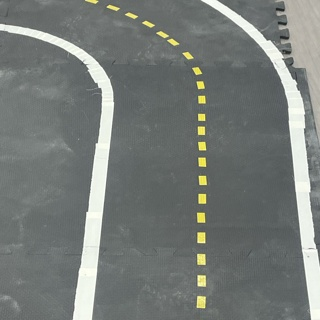
#> input picture MachineLearning/LaneDetection/team13_002.jpg, 320 x 320 px
$ python test_layers.py
#> lines starting #> are read from the running program, lines starting #| are printed output that depends on the picture; after the words box and inside, x2 and y2 are one past the last pixel; in counts of white or black regions, pixels touching at a corner belong together
import cv2
import numpy as np

def process_image(img, height, width):
    # HSV color ranges
    yellow_lower = np.array([15, 100, 100])
    yellow_upper = np.array([30, 255, 255])
    white_lower = np.array([0, 0, 200])
    white_upper = np.array([255, 30, 255])

    roi_top = 0.6
    roi_bottom = 1.0

    # Convert to HSV and create masks
    hsv = cv2.cvtColor(img, cv2.COLOR_BGR2HSV)
    yellow_mask = cv2.inRange(hsv, yellow_lower, yellow_upper)
    white_mask = cv2.inRange(hsv, white_lower, white_upper)

    # Combine masks
    combined = cv2.addWeighted(yellow_mask, 1.0, white_mask, 1.0, 0)

    # Mask for region of interest
    mask = np.zeros_like(combined)
    roi_vertices = np.array([[
        (0, int(height * roi_top)),
        (width, int(height * roi_top)),
        (width, height),
        (0, height)
    ]], dtype=np.int32)
    cv2.fillPoly(mask, roi_vertices, 255)

    # Apply ROI mask
    roi = cv2.bitwise_and(combined, mask)

    # Edge detection
    blurred = cv2.GaussianBlur(roi, (5,5), 0)
    edges = cv2.Canny(blurred, 50, 150)

    # Find contours
    contours, _ = cv2.findContours(roi, cv2.RETR_EXTERNAL, cv2.CHAIN_APPROX_SIMPLE)

    # Compute centroids
    centroid_points = []
    for contour in contours:
        M = cv2.moments(contour)
        if M["m00"] != 0:
            cx = int(M["m10"] / M["m00"])
            cy = int(M["m01"] / M["m00"])
            centroid_points.append((cx, cy))
            cv2.circle(img, (cx, cy), 5, (0, 255, 0), -1)

    cv2.imwrite('output_images/1_hsv.jpg', hsv)
    cv2.imwrite('output_images/2_yellow_mask.jpg', yellow_mask)
    cv2.imwrite('output_images/3_white_mask.jpg', white_mask)
    cv2.imwrite('output_images/4_combined.jpg', combined)
    cv2.imwrite('output_images/5_roi.jpg', roi)
    cv2.imwrite('output_images/6_blurred.jpg', blurred)
    cv2.imwrite('output_images/7_edges.jpg', edges)
    cv2.imwrite('output_images/8_centroids.jpg', img)

    return centroid_points

image = cv2.imread('team13_002.jpg')
#> image is the input picture: shape (320, 320, 3); mean B, G, R 120.1, 123.6, 118.6
height, width = image.shape[:2]
#> height = 320; width = 320
centroids = process_image(image, height, width)
#> in process_image, `hsv = cv2.cvtColor(img, cv2.COLOR_BGR2HSV)`: hsv: shape (320, 320, 3); mean H, S, V 77.8, 14.7, 123.8
#> in process_image, `yellow_mask = cv2.inRange(hsv, yellow_lower, yellow_upper)`:
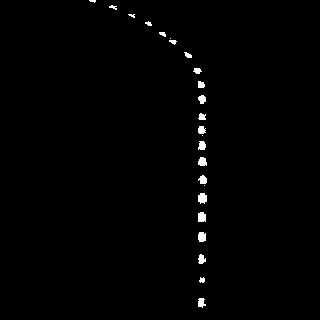
#> yellow_mask: shape (320, 320); 0.91% white; 24 white regions (5 under 20 px), largest, box (x1, y1, x2, y2) and area: (198, 193, 207, 204) 80, (198, 212, 206, 222) 73, (198, 232, 206, 242) 71
#> in process_image, `white_mask = cv2.inRange(hsv, white_lower, white_upper)`:
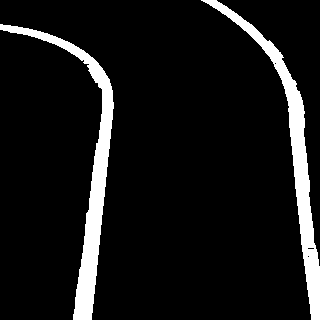
#> white_mask: shape (320, 320); 8.8% white; 2 white regions, box (x1, y1, x2, y2) and area: (0, 24, 114, 320) 4645, (201, 0, 320, 320) 4362
#> in process_image, `combined = cv2.addWeighted(yellow_mask, 1.0, white_mask, 1.0, 0)`:
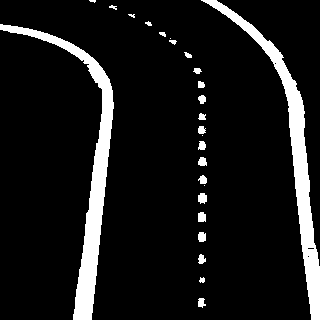
#> combined: shape (320, 320); 9.7% white; 26 white regions (5 under 20 px), largest, box (x1, y1, x2, y2) and area: (0, 24, 114, 320) 4645, (201, 0, 320, 320) 4362, (198, 193, 207, 204) 80
#> in process_image, `cv2.fillPoly(mask, roi_vertices, 255)`:
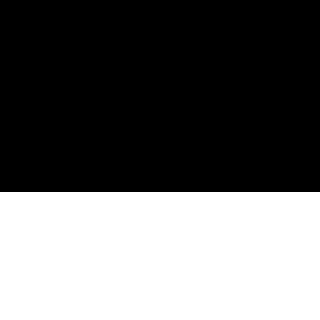
#> mask: shape (320, 320); 40% white; 1 white region, box (x1, y1, x2, y2) and area: (0, 192, 320, 320) 40960
#> in process_image, `roi = cv2.bitwise_and(combined, mask)`:
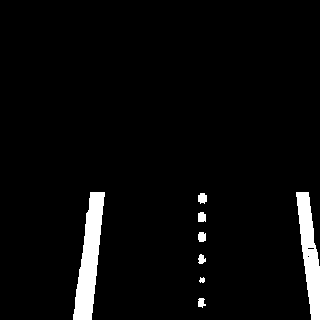
#> roi: shape (320, 320); 4.1% white; 8 white regions, largest, box (x1, y1, x2, y2) and area: (73, 192, 105, 320) 2159, (296, 192, 320, 320) 1657, (198, 193, 207, 204) 80
#> in process_image, `edges = cv2.Canny(blurred, 50, 150)`:
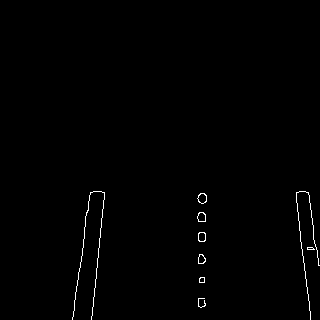
#> edges: shape (320, 320); 0.66% white in thin lines or dots, all inside (x1, y1, x2, y2) = (72, 191, 320, 320)
#> in process_image, `contours, _ = cv2.findContours(roi, cv2.RETR_EXTERNAL, cv2.CHAIN_APPRO..`: contours = 8 contours, 1 with area under 20; largest, box (x1, y1, x2, y2) and area: (73, 192, 105, 320) 2015, (296, 192, 320, 320) 1526, (198, 193, 207, 204) 63, (198, 212, 206, 222) 57, (198, 232, 206, 242) 56, (198, 298, 206, 308) 42, (198, 254, 206, 264) 42
#> the loop in process_image, `for contour in contours:` made 8 passes
#> (cx, cy) on passes 1 to 8: (200, 302), (201, 279), (201, 258), (201, 236), (201, 216), (202, 197), (309, 253), (89, 258)
#> after the loop in process_image, `for contour in contours:`:
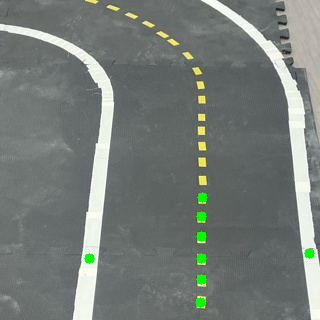
#> img: shape (320, 320, 3); 0.63% of pixels changed, all inside (x1, y1, x2, y2) = (84, 192, 315, 308)
#> after the loop in process_image, `for contour in contours:`: centroid_points = [(200, 302), (201, 279), (201, 258), (201, 236), (201, 216), (202, 197), (309, 253), (89, 258)]
#> centroids has the same summary as centroid_points in process_image

print("Centroids detected:", centroids)
#| Centroids detected: [(200, 302), (201, 279), (201, 258), (201, 236), (201, 216), (202, 197), (309, 253), (89, 258)]
print("All done WOOT")

$ run again, with MachineLearning/LaneDetection/team13_009.jpg copied over MachineLearning/LaneDetection/team13_002.jpg
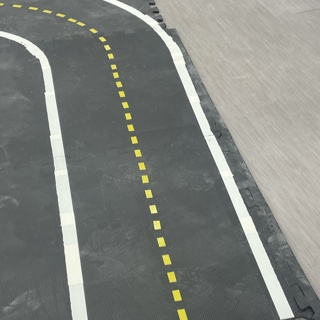
#> input picture MachineLearning/LaneDetection/team13_009.jpg, 320 x 320 px
#> image is the input picture: shape (320, 320, 3); mean B, G, R 124.9, 129.9, 127.3
#> hsv: shape (320, 320, 3); mean H, S, V 63.7, 15.2, 130.8
#> in process_image, `yellow_mask = cv2.inRange(hsv, yellow_lower, yellow_upper)`:
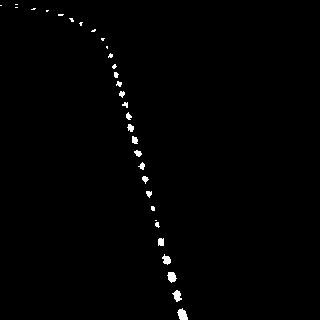
#> yellow_mask: shape (320, 320); 0.81% white; 32 white regions (15 under 20 px), largest, box (x1, y1, x2, y2) and area: (177, 308, 188, 320) 89, (167, 272, 177, 283) 75, (172, 290, 182, 302) 70
#> white_mask: shape (320, 320); 7.1% white; 52 white regions (49 under 20 px), largest, box (x1, y1, x2, y2) and area: (104, 0, 294, 319) 3636, (0, 31, 88, 320) 3560, (272, 194, 281, 208) 26
#> combined: shape (320, 320); 7.9% white; 84 white regions (64 under 20 px), largest, box (x1, y1, x2, y2) and area: (104, 0, 294, 319) 3636, (0, 31, 88, 320) 3560, (177, 308, 188, 320) 89
#> mask: shape (320, 320); 40% white; 1 white region, box (x1, y1, x2, y2) and area: (0, 192, 320, 320) 40960
#> roi: shape (320, 320); 3.8% white; 25 white regions (15 under 20 px), largest, box (x1, y1, x2, y2) and area: (57, 192, 88, 320) 1813, (228, 192, 294, 319) 1642, (177, 308, 188, 320) 89
#> edges: shape (320, 320); 0.85% white in thin lines or dots, all inside (x1, y1, x2, y2) = (57, 191, 307, 320)
#> contours = 25 contours, 18 with area under 20; largest, box (x1, y1, x2, y2) and area: (57, 192, 88, 320) 1672, (228, 192, 294, 319) 1504, (177, 308, 188, 320) 72, (167, 272, 177, 283) 60, (172, 290, 182, 302) 54, (162, 254, 171, 265) 46, (158, 238, 164, 246) 32
#> the loop in process_image, `for contour in contours:` made 25 passes
#> (cx, cy) on passes 1, 2, 3, 4, 5, 7, 13, 20: (182, 314), (176, 295), (171, 276), (166, 259), (160, 241), (156, 224), (152, 208), (276, 201)
#> after the loop in process_image, `for contour in contours:`:
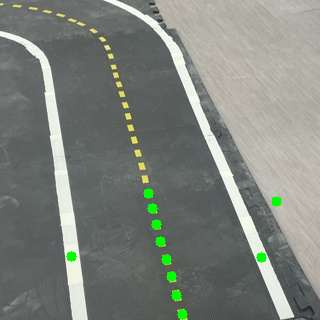
#> img: shape (320, 320, 3); 0.87% of pixels changed, all inside (x1, y1, x2, y2) = (66, 188, 282, 320)
#> after the loop in process_image, `for contour in contours:`: centroid_points = [(182, 314), (176, 295), (171, 276), (166, 259), (160, 241), (156, 224), (152, 208), (276, 201), (261, 257), (148, 193), (71, 256)]
#> centroids has the same summary as centroid_points in process_image
#| Centroids detected: [(182, 314), (176, 295), (171, 276), (166, 259), (160, 241), (156, 224), (152, 208), (276, 201), (261, 257), (148, 193), (71, 256)]
